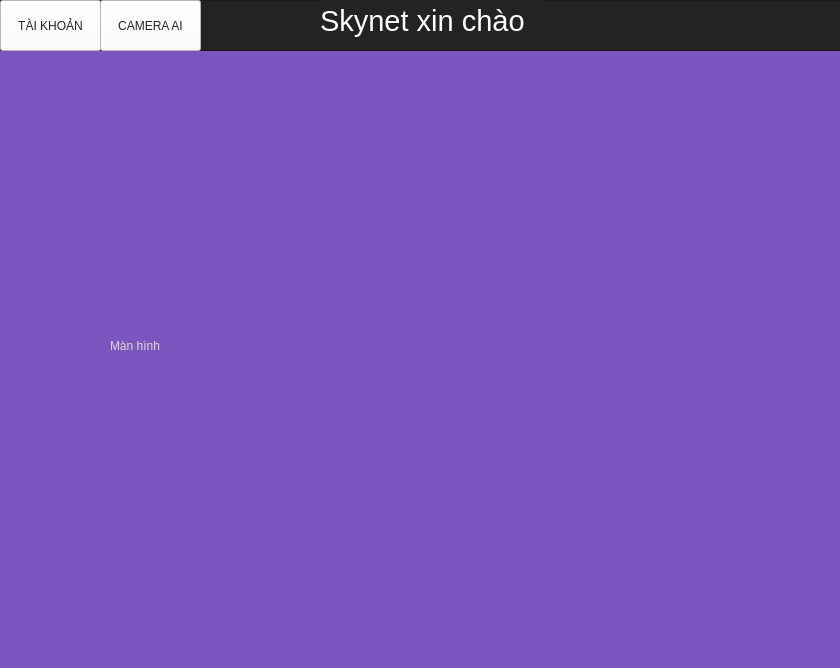
<?xml version="1.0" encoding="UTF-8"?>
<ui version="4.0">
 <class>Form</class>
 <widget class="QWidget" name="Form">
  <property name="geometry">
   <rect>
    <x>0</x>
    <y>0</y>
    <width>840</width>
    <height>668</height>
   </rect>
  </property>
  <property name="windowTitle">
   <string>AI-an toàn lúc lái xe</string>
  </property>
  <property name="styleSheet">
   <string notr="true">background-color:rgb(123,86,191);
color:rgb(220,220,220);</string>
  </property>
  <widget class="QFrame" name="frame_top">
   <property name="geometry">
    <rect>
     <x>0</x>
     <y>0</y>
     <width>2011</width>
     <height>51</height>
    </rect>
   </property>
   <property name="styleSheet">
    <string notr="true">background-color: rgb(35, 35, 35);</string>
   </property>
   <property name="frameShape">
    <enum>QFrame::StyledPanel</enum>
   </property>
   <property name="frameShadow">
    <enum>QFrame::Raised</enum>
   </property>
   <widget class="QPushButton" name="pushButton">
    <property name="geometry">
     <rect>
      <x>0</x>
      <y>0</y>
      <width>101</width>
      <height>51</height>
     </rect>
    </property>
    <property name="styleSheet">
     <string notr="true">background-color:rgba(255, 255, 255, 255);
color:rgba(35, 35, 35);</string>
    </property>
    <property name="text">
     <string>TÀI KHOẢN</string>
    </property>
   </widget>
   <widget class="QLabel" name="label_3">
    <property name="geometry">
     <rect>
      <x>320</x>
      <y>0</y>
      <width>221</width>
      <height>41</height>
     </rect>
    </property>
    <property name="font">
     <font>
      <pointsize>22</pointsize>
     </font>
    </property>
    <property name="styleSheet">
     <string notr="true">color:rgba(255, 255, 255, 255);</string>
    </property>
    <property name="text">
     <string>Skynet xin chào</string>
    </property>
   </widget>
   <widget class="QPushButton" name="control_bt">
    <property name="geometry">
     <rect>
      <x>100</x>
      <y>0</y>
      <width>101</width>
      <height>51</height>
     </rect>
    </property>
    <property name="styleSheet">
     <string notr="true">background-color:rgba(255, 255, 255, 255);
color:rgba(35, 35, 35);</string>
    </property>
    <property name="text">
     <string>CAMERA AI</string>
    </property>
   </widget>
  </widget>
  <widget class="QLabel" name="image_label">
   <property name="geometry">
    <rect>
     <x>110</x>
     <y>80</y>
     <width>631</width>
     <height>531</height>
    </rect>
   </property>
   <property name="text">
    <string>Màn hình</string>
   </property>
  </widget>
 </widget>
 <resources/>
 <connections/>
</ui>
